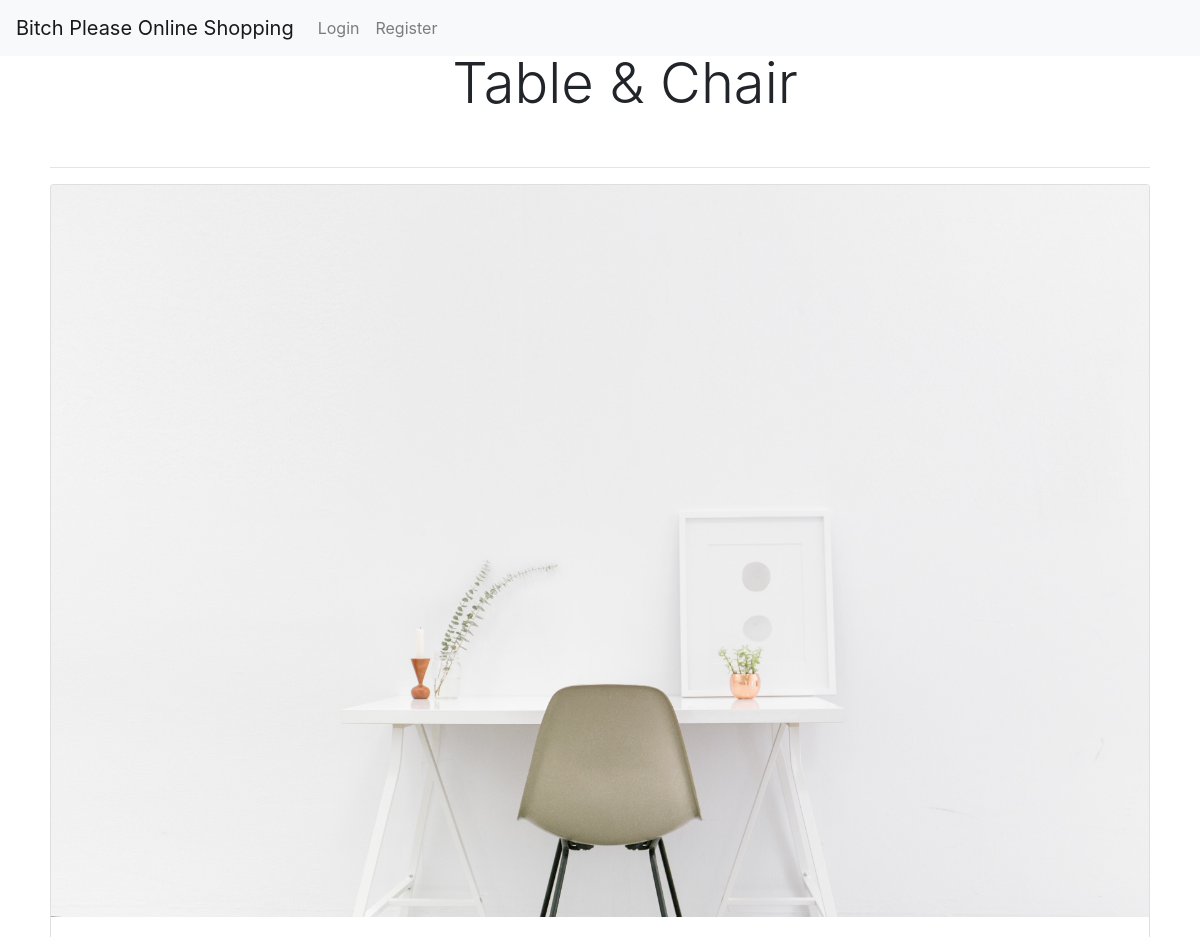
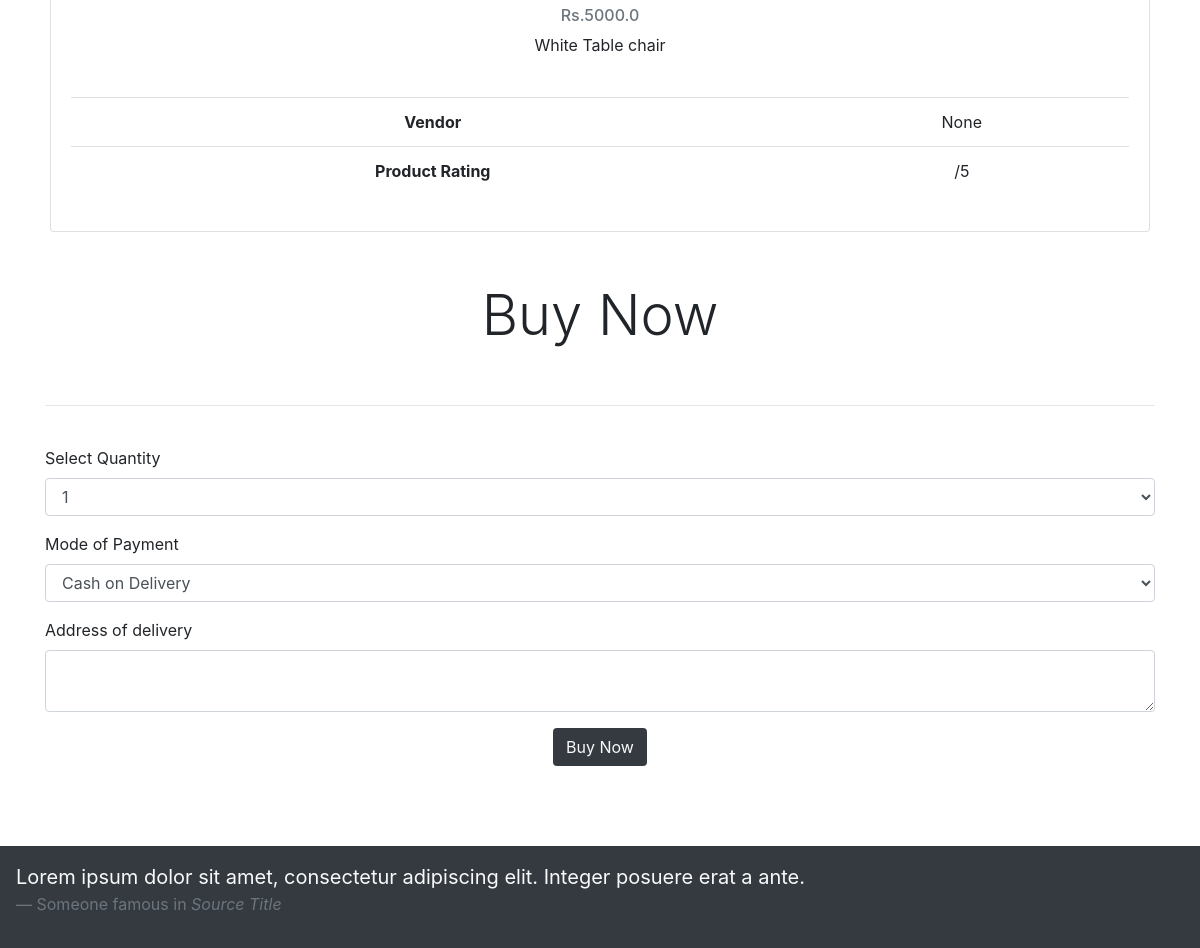
The page /product/8 on the database its author committed (2 pictures, top to bottom).
### mysite/models.py (models this page shows, shortened)
class Product(models.Model):
    CATEGORY = (
        ('Indoor', 'Indoor'),
        ('Out door', 'Out door'),
    )
    name = models.CharField(max_length=200, null=True)
    price = models.FloatField(null=True)
    category = models.CharField(max_length=200, null=True, choices=CATEGORY)
    description = models.CharField(max_length=200, null=True)
    date_created = models.DateTimeField(auto_now_add=True, null=True)
    tags = models.ManyToManyField(Tag, )
    image = models.ImageField(upload_to='products/', default="")
    vendor = models.CharField(max_length=200, null=True, blank=True)
    ratings = models.IntegerField(null=True, blank=True)

### mysite/views.py (the view, shortened to what this page needs)
# urls.py: path('product/<int:pk>', views.product_view, name='product'),
def product_view(request, pk):
    product = Product.objects.get(id=pk)
    return render(request, 'product.html', {"product": product})

### templates/product.html (shortened to what this page needs)
{% extends 'base.html' %}
{% load static %}
{% block body %}
 <div class="container">
      <center><center style="margin-top: 50px; margin-bottom: 50px; padding-left: 50px;"><h1 class="display-4">{{ product.name }}</h1></center></center>
    </div>
    <div style="margin-top: 50px; margin-bottom: 50px; padding-left: 50px; padding-right: 50px;" class="container-fluid">
      <hr>
      <div class="card text-center">
        <img src="{{ product.image.url }}" class="card-img-top">
        <div class="card-body">
          <h6 class="card-subtitle mb-2 text-muted">Rs.{{ product.price }}</h6>
          <p class="card-text">{{ product.description }}</p>
          <br>
          <table class="table">
            <tbody>
              <tr>
                <th>Vendor</th>
                <td>{{ product.vendor }}</td>
              </tr>
              <tr>
                <th>Product Rating</th>
                <td>{{ product.rating }}/5</td>
              </tr>
            </tbody>
          </table>
        </div>
      </div>
    </div>
    <div class="container">
      <center><p class="display-4">Buy Now</p></center>
      <br>
      <hr>
      <br>
      <form method="post" name="myForm" onsubmit="return validateForm()">
        <div class="form-group">
          <label>Select Quantity</label>
          <select name="quantity" class="form-control">
            <option>1</option>
          </select>
        </div>
        <div class="form-group">
          <label>Mode of Payment</label>
          <select name="mode_of_payment" class="form-control">
            <option>Cash on Delivery</option>
          </select>
        </div>
        <div class="form-group">
          <label>Address of delivery</label>
          <textarea name="address" class="form-control"></textarea>
        </div>
        <center><input type="submit" class="btn bg-dark text-light" value="Buy Now"></center>
      </form>
    </div>
 {% endblock %}

### rows shown on the page
Product: name "Table & Chair", image (picture), price "5000.0", description "White Table chair", vendor "None"
